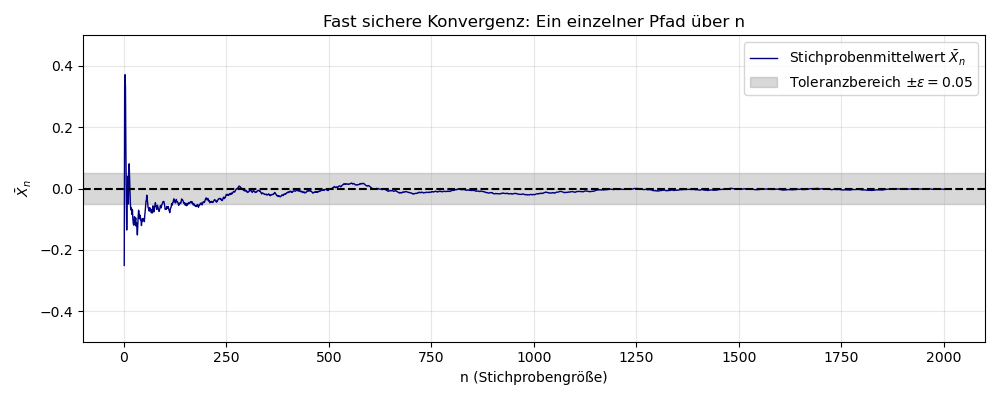

Recreate this plot in Python.
import numpy as np
import matplotlib.pyplot as plt

# Parameter setzen
N_max = 2000          # Maximale Anzahl an Schritten n
num_paths = 100       # Anzahl der zufälligen Pfade (Simulationen)
epsilon = 0.05        # Toleranzstreifen epsilon

# ---------------------------------------------------------------
# PROGRAMM 1: Fast sichere Konvergenz (1 einzelner Pfad)
# ---------------------------------------------------------------
# Wir simulieren Zufallsvariablen mit Mittelwert 0 (z.B. Gleichverteilung in [-1, 1])
np.random.seed(42)    # Für Reproduzierbarkeit
x_single = np.random.uniform(-1, 1, size=N_max)
n_array = np.arange(1, N_max + 1)

# Kumulativer Mittelwert X_n für n = 1 bis N_max
X_n_single = np.cumsum(x_single) / n_array

# Plot für Programm 1 (ähnlich Fig. 42.3 aus dem Buch)
plt.figure(figsize=(10, 4))
plt.plot(n_array, X_n_single, label=r'Stichprobenmittelwert $\bar{X}_n$', color='navy', lw=1)
plt.axhline(0, color='black', linestyle='--')
plt.axhspan(-epsilon, epsilon, color='gray', alpha=0.3, label=rf'Toleranzbereich $\pm\epsilon = {epsilon}$')
plt.xlabel('n (Stichprobengröße)')
plt.ylabel(r'$\bar{X}_n$')
plt.title('Fast sichere Konvergenz: Ein einzelner Pfad über n')
plt.ylim(-0.5, 0.5)
plt.legend()
plt.grid(True, alpha=0.3)
plt.tight_layout()
plt.show()


# ---------------------------------------------------------------
# PROGRAMM 2: Konvergenz in Wahrscheinlichkeit (100 Pfade & Ausreißer)
# ---------------------------------------------------------------
# Generiere 100 Pfade gleichzeitig (Matrix: 100 Zeilen, N_max Spalten)
X_all = np.random.uniform(-1, 1, size=(num_paths, N_max))
X_n_paths = np.cumsum(X_all, axis=1) / n_array  # Kumulativer Mittelwert pro Zeile

# Für jedes n bestimmen: Welcher Anteil der 100 Pfade ist ein Ausreißer (|X_n| > delta)?
delta = 0.05
# Abweichung > delta ergibt True (1) oder False (0), mean über die 100 Pfade gibt den Anteil
outlier_ratio = np.mean(np.abs(X_n_paths) > delta, axis=0)

# Plot für Programm 2
plt.figure(figsize=(10, 4))
plt.plot(n_array, outlier_ratio, color='crimson', lw=1.5, label=rf'Anteil Ausreißer ($|\bar{{X}}_n| > \delta={delta}$)')
plt.xlabel('n (Stichprobengröße)')
plt.ylabel('Anteil der Ausreißer-Pfade')
plt.title(f'Konvergenz in Wahrscheinlichkeit (Anteil von {num_paths} Pfaden außerhalb von $\pm\delta$)')
plt.grid(True, alpha=0.3)
plt.legend()
plt.tight_layout()
plt.show()
